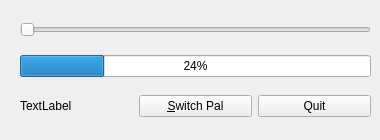
<?xml version="1.0" encoding="UTF-8"?>
<ui version="4.0">
 <class>MainWindow</class>
 <widget class="QMainWindow" name="MainWindow">
  <property name="geometry">
   <rect>
    <x>0</x>
    <y>0</y>
    <width>380</width>
    <height>140</height>
   </rect>
  </property>
  <property name="windowTitle">
   <string>Qt Signals and Slots Demo</string>
  </property>
  <widget class="QWidget" name="centralwidget">
   <widget class="QWidget" name="">
    <property name="geometry">
     <rect>
      <x>20</x>
      <y>10</y>
      <width>351</width>
      <height>121</height>
     </rect>
    </property>
    <layout class="QVBoxLayout" name="verticalLayout">
     <item>
      <widget class="QSlider" name="slider">
       <property name="orientation">
        <enum>Qt::Horizontal</enum>
       </property>
      </widget>
     </item>
     <item>
      <widget class="QProgressBar" name="progressBar">
       <property name="value">
        <number>24</number>
       </property>
      </widget>
     </item>
     <item>
      <layout class="QHBoxLayout" name="horizontalLayout">
       <item>
        <widget class="QLabel" name="qtVer">
         <property name="text">
          <string>TextLabel</string>
         </property>
        </widget>
       </item>
       <item>
        <widget class="QPushButton" name="pushButton2">
         <property name="text">
          <string>&amp;Switch Pal</string>
         </property>
        </widget>
       </item>
       <item>
        <widget class="QPushButton" name="pushButton">
         <property name="minimumSize">
          <size>
           <width>100</width>
           <height>0</height>
          </size>
         </property>
         <property name="toolTip">
          <string>Click to close</string>
         </property>
         <property name="text">
          <string>Quit</string>
         </property>
        </widget>
       </item>
      </layout>
     </item>
    </layout>
   </widget>
  </widget>
 </widget>
 <resources/>
 <connections>
  <connection>
   <sender>slider</sender>
   <signal>valueChanged(int)</signal>
   <receiver>progressBar</receiver>
   <slot>setValue(int)</slot>
   <hints>
    <hint type="sourcelabel">
     <x>201</x>
     <y>37</y>
    </hint>
    <hint type="destinationlabel">
     <x>234</x>
     <y>79</y>
    </hint>
   </hints>
  </connection>
  <connection>
   <sender>pushButton</sender>
   <signal>clicked()</signal>
   <receiver>MainWindow</receiver>
   <slot>close()</slot>
   <hints>
    <hint type="sourcelabel">
     <x>305</x>
     <y>112</y>
    </hint>
    <hint type="destinationlabel">
     <x>277</x>
     <y>142</y>
    </hint>
   </hints>
  </connection>
 </connections>
</ui>
